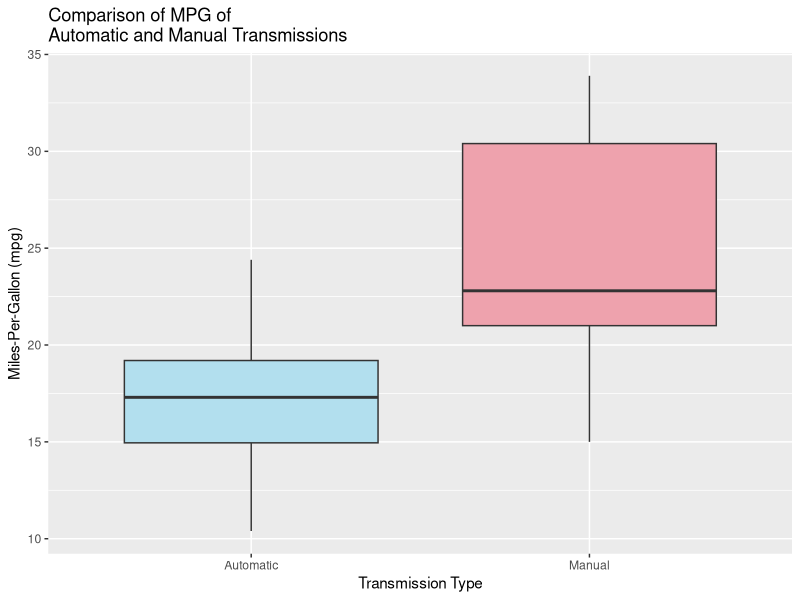
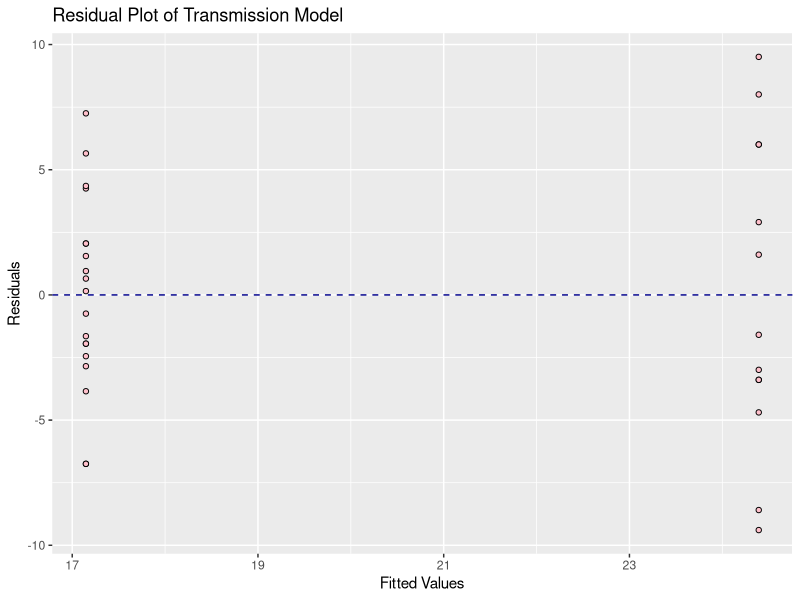

Here is the R script that generated these plots, in order:
## ---- chunk 1
suppressMessages({
        suppressWarnings(
        {
                library(datasets)  
                library(ggplot2)
                data(mtcars)
        })
})

# To ensure results the same 
set.seed(10)
## ---- chunk 2
dim(mtcars)
## ---- chunk 3
names(mtcars)
## ---- chunk 4
sapply(mtcars, class)
## ---- chunk 5
# Convert transmission type to factor 
mtcars$am <- as.factor(mtcars$am)
summary(mtcars$am)

## ---- chunk 6
# Colors of boxes 
cols <- c('lightblue2','lightpink2')

# Plot data 
ggplot(mtcars, aes(x=am, y=mpg, fill=am)) +
        geom_boxplot() +
        labs(x = "Transmission Type", y = "Miles-Per-Gallon (mpg)",
             title='Comparison of MPG of\nAutomatic and Manual Transmissions') +
        scale_fill_manual(labels=c('Automatic', 'Manual'), values=cols) +
        scale_x_discrete(breaks=c("0","1"),labels=c("Automatic", "Manual")) +
        theme(legend.position="none")
## ---- chunk 7
mdl <- lm(formula = mpg ~ am - 1, data = mtcars)
summary(mdl)$coef
## ---- chunk 8
confint(mdl)

## ---- chunk 9
summary(mdl)$r.squared
## ---- chunk 10
ggplot(mdl, aes(x = .fitted, y = .resid)) + 
        geom_point(color='black', fill='pink', shape=21) + 
        geom_hline(yintercept = 0, color='darkblue', linetype='dashed') +
        labs(x = "Fitted Values", y = "Residuals",
             title='Residual Plot of Transmission Model') 

## ---- chunk 11
mean(mdl$residuals)
## ---- chunk 12
shapiro.test(rstandard(mdl))
